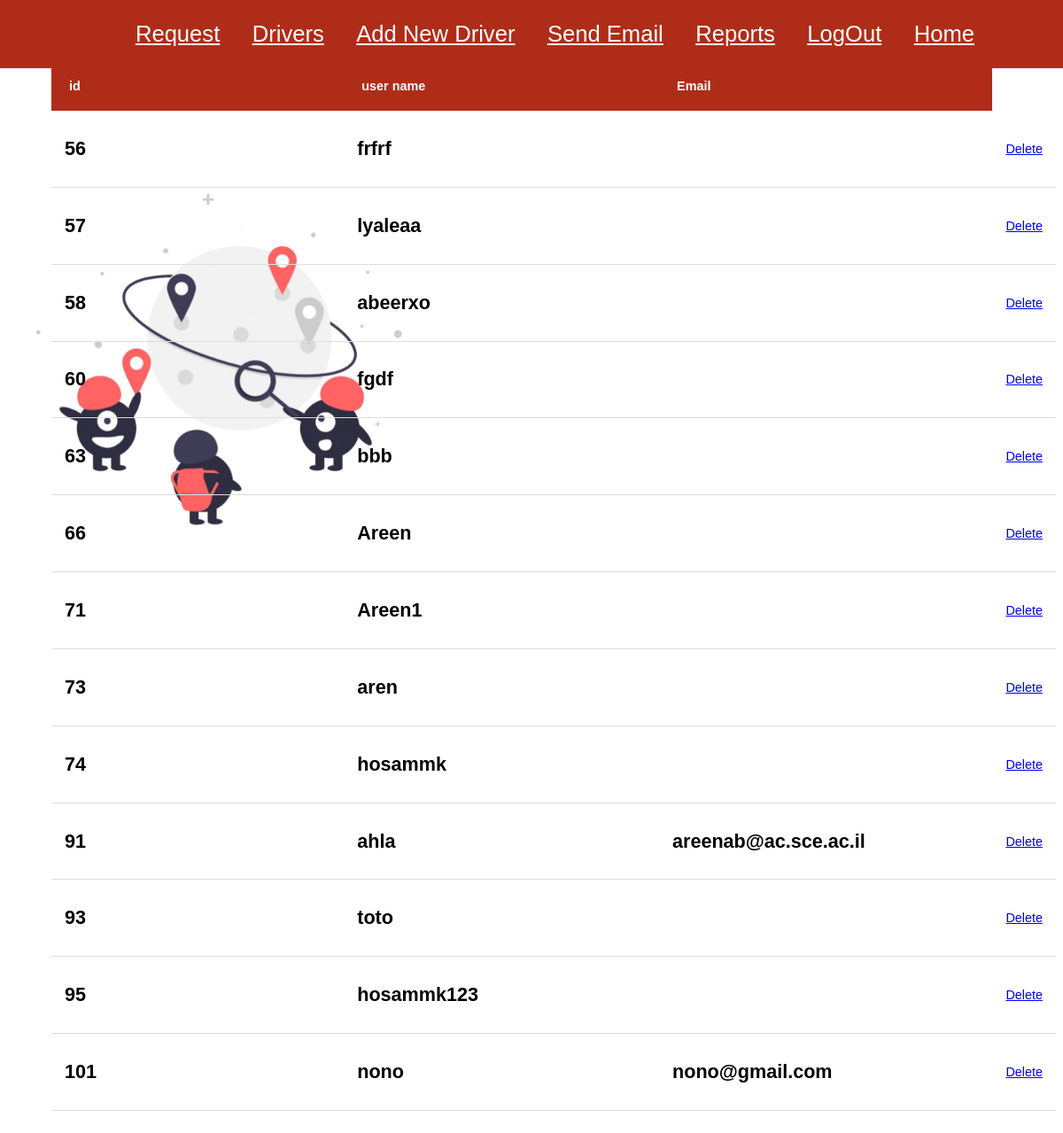
/deluser/, run on an earlier commit of the app's database.
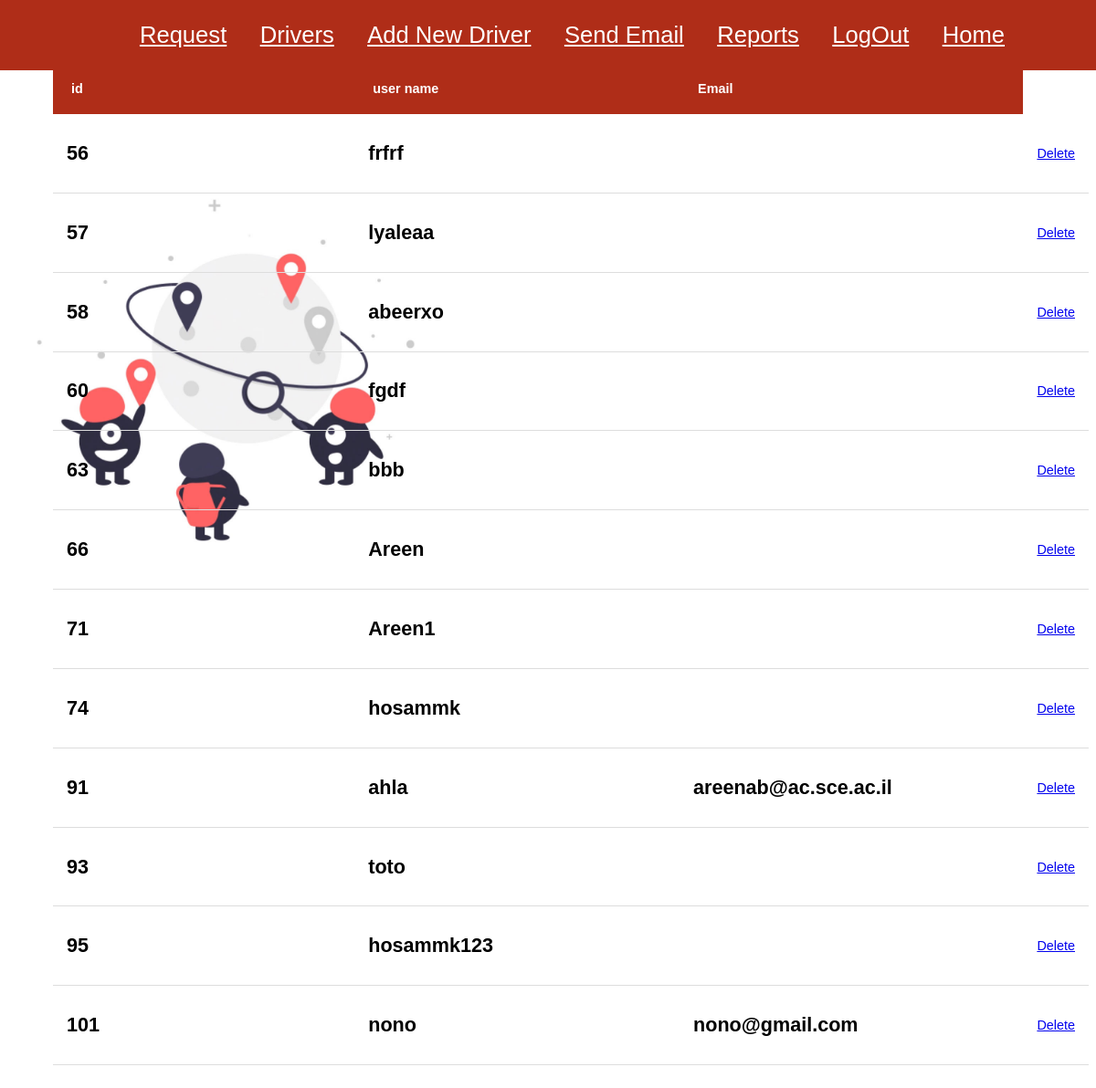
And on a later commit of the database.
### project/models.py (models this page shows)
class User(AbstractUser):
    is_passenger=models.BooleanField(default=False)
    is_Admin=models.BooleanField(default=False)

### project/views.py (the view)
# urls.py: path('deluser/',views.deluser,name="deluser"),
def  deluser(request):
    user= User.objects.filter(is_passenger=True)
    return render(request,'project/deluser.html',{'users': user})

### project/templates/project/deluser.html (shortened to what this page needs)
{% load static %}
<!DOCTYPE html>
<html>
    <head>
        <link rel="stylesheet" href="">
    </head>
<body  style="background-image:url('{% static 'img/unnamed.jpg' %}'); background-repeat: no-repeat; background-size:100%;">
  <header class="header">
    <nav class="navbar">
        <a href="/Request/">Request</a>
        <a href="/DriverDetails/">Drivers</a>
        <a href="/AddNewDriver/">Add New Driver</a>
        <a href="/SendMail/">Send Email</a>
        <a href="/AdminReports">Reports</a>
        <a href="/logoutUser">LogOut</a>
        <a href="/AdminHomePage">Home</a>
    </nav>
</header>
  <br>
  <br>
      <table class="content-table">
  <thead>
    <tr>
      <th>id</th>
      <th>user name</th>
      <th>Email</th>
    </tr>
  </thead>
  {% for user in users%}
  <tr>
    <td><b><h2>{{user.id}}</h2></b></td>
    <td><b><h2>{{user.username}}</h2></b></td>
    <td><b><h2>{{user.email}}</h2></b></td>
    <td>
    <a href="/delete/{{user.id}}" class="btn btn-danger" > Delete </a>
    </td>
    </tr>
    {% endfor %}
</table>
    </body>
</html>

What changed in the data, as far as the page shows it:
removed User: id "73", username "aren"
